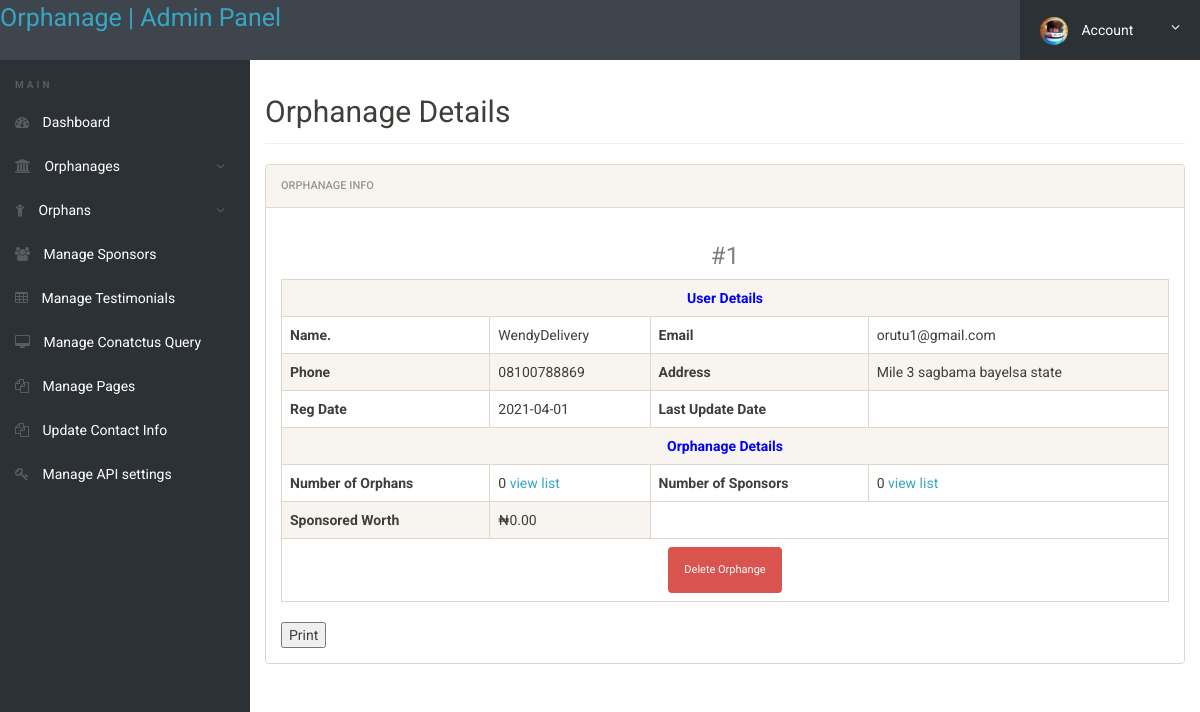
The app's page /admin/orphanage-details.php?orphanageid=1 (signed in), older data.
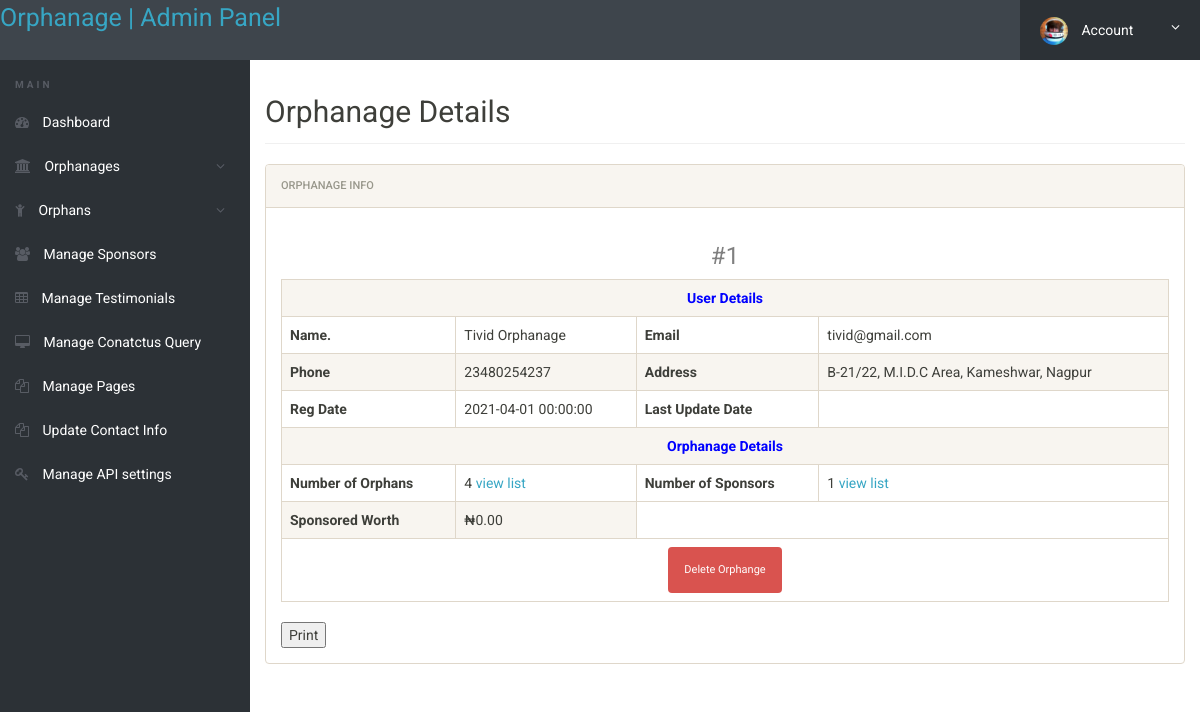
The same page, newer data.
### tables this page shows
CREATE TABLE `orphanage` (
  `id` int(11) NOT NULL,
  `name` varchar(500) NOT NULL,
  `email` varchar(300) NOT NULL,
  `phone` varchar(11) NOT NULL,
  `address` varchar(500) NOT NULL,
  `password` varchar(340) NOT NULL,
  `created_at` datetime DEFAULT CURRENT_TIMESTAMP,
  `updated_at` datetime DEFAULT NULL ON UPDATE CURRENT_TIMESTAMP
);

### admin/orphanage-details.php (the view, shortened to what this page needs)
<?php
include('../includes/config.php');
if(strlen($_SESSION['alogin'])==0)
	{
header('location:index.php');
}
else{
?>
<!doctype html>
<html lang="en" class="no-js">
<head>
	<link rel="stylesheet" href="css/font-awesome.min.css">
	<link rel="stylesheet" href="css/bootstrap.min.css">
	<link rel="stylesheet" href="css/dataTables.bootstrap.min.css">
	<link rel="stylesheet" href="css/bootstrap-social.css">
	<link rel="stylesheet" href="css/bootstrap-select.css">
	<link rel="stylesheet" href="css/fileinput.min.css">
	<link rel="stylesheet" href="css/awesome-bootstrap-checkbox.css">
	<link rel="stylesheet" href="css/style.css">
</head>
<body>
	<?php include('includes/header.php');?>
	<div class="ts-main-content">
		<?php include('includes/leftbar.php');?>
		<div class="content-wrapper">
			<div class="container-fluid">
				<div class="row">
					<div class="col-md-12">
						<h2 class="page-title">Orphanage Details</h2>
						<div class="panel panel-default">
							<div class="panel-heading">Orphanage Info</div>
							<div class="panel-body">
<div id="print">
								<table border="1"  class="display table table-striped table-bordered table-hover" cellspacing="0" width="100%"  >
									<tbody>
									<?php
$orphanageid=intval($_GET['orphanageid']);
									$sql = "SELECT `orphanage`.* FROM `orphanage` WHERE `orphanage`.`id`=:orphanageid";
$query = $dbh -> prepare($sql);
$query -> bindParam(':orphanageid',$orphanageid, PDO::PARAM_STR);
$query->execute();
$results=$query->fetchAll(PDO::FETCH_OBJ);
$cnt=1;
if($query->rowCount() > 0)
{
	$countOrphans = $dbh->query("SELECT count(id) AS orphansnum FROM orphans WHERE orphanage_id='$orphanageid'")->fetchColumn();
	$countSponsors = $dbh->query("SELECT count(id) AS sponsorsnum FROM tbl_donations WHERE orphanage_id='$orphanageid'")->fetchColumn();
	$sponsorsWorth = $dbh->query("SELECT sum(amount) AS worth FROM tbl_donations WHERE orphanage_id='$orphanageid'")->fetchAll(PDO::FETCH_OBJ);
foreach($results as $result)
{				?>
	<h3 style="text-align:center; color:grey">#<?php echo htmlentities($result->id);?> </h3>
		<tr>
											<th colspan="4" style="text-align:center;color:blue">User Details</th>
										</tr>
										<tr>
											<th>Name.</th>
											<td><?php echo htmlentities($result->name);?></td>
											<th>Email</th>
											<td><?php echo htmlentities($result->email);?></td>
										</tr>
										<tr>
											<th>Phone</th>
											<td><?php echo htmlentities($result->phone);?></td>
											<th>Address</th>
											<td><?php echo htmlentities($result->address);?></td>
										</tr>
											<tr>
											<th>Reg Date</th>
											<td><?php echo htmlentities($result->created_at);?></td>
											<th>Last Update Date</th>
											<td><?php echo htmlentities($result->updated_at);?></td>
										</tr>
										<tr>
											<th colspan="4" style="text-align:center;color:blue">Orphanage Details</th>
										</tr>
											<tr>
											<th>Number of Orphans</th>
											<td><?php echo htmlentities($countOrphans);?> <a href="orphanage-list.php?orphanageid=<?php echo $result->id;?>">view list</a></td>
											<th>Number of Sponsors</th>
											<td><?php echo htmlentities($countSponsors);?> <a href="orphanage-sponsor.php?orphanageid=<?php echo $result->id;?>">view list</a></td>
										</tr>
										<tr>
											<th>Sponsored Worth</th>
											<td>&#8358;<?php echo number_format($sponsorsWorth->worth, 2);?></td>
										</tr>
										<tr>
										<td style="text-align:center" colspan="4">
<a href="orphanage-details.php?deleteid=<?php echo htmlentities($result->id);?>" onclick="return confirm('Do you really want to Delete this?')" class="btn btn-danger"> Delete Orphange</a>
</td>
</tr>
										<?php $cnt=$cnt+1; }} ?>
									</tbody>
								</table>
								<form method="post">
	   <input name="Submit2" type="submit" class="txtbox4" value="Print" onClick="return f3();" style="cursor: pointer;"  />
	</form>
							</div>
						</div>
					</div>
				</div>
			</div>
		</div>
	</div>
</body>
</html>
<?php } ?>

Row changes from the older to the newer data that the page shows:
changed orphanage id 1: name "WendyDelivery" → "Tivid Orphanage"; email "orutu1@gmail.com" → "tivid@gmail.com"; phone "08100788869" → "23480254237"; address "Mile 3 sagbama bayelsa state" → "B-21/22, M.I.D.C Area, Kameshwar, Nagpur"; created_at "2021-04-01" → "2021-04-01 00:00:00"; countOrphans "0" → "4"; countSponsors "0" → "1"
